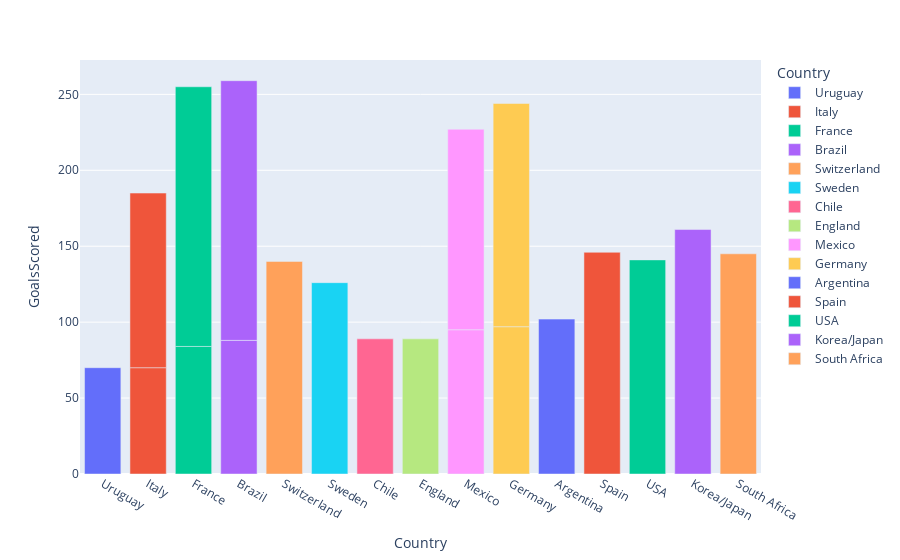

This figure's notebook cell:
### Code cell
fig = px.bar(wc1,y='GoalsScored',x='Country',orientation='v',color='Country')
fig.show()

### Figure 1 — Plotly figure (JSON) as saved in the notebook; plotly's stock layout.template omitted (floating-point values rounded to 4 significant figures)
{"data": [{"alignmentgroup": "True", "hovertemplate": "Country=%{x}<br>GoalsScored=%{y}<extra></extra>", "legendgroup": "Uruguay", "marker": {"color": "#636efa", "pattern": {"shape": ""}}, "name": "Uruguay", "offsetgroup": "Uruguay", "orientation": "v", "showlegend": true, "textposition": "auto", "type": "bar", "x": ["Uruguay"], "xaxis": "x", "y": [70], "yaxis": "y"}, {"alignmentgroup": "True", "hovertemplate": "Country=%{x}<br>GoalsScored=%{y}<extra></extra>", "legendgroup": "Italy", "marker": {"color": "#EF553B", "pattern": {"shape": ""}}, "name": "Italy", "offsetgroup": "Italy", "orientation": "v", "showlegend": true, "textposition": "auto", "type": "bar", "x": ["Italy", "Italy"], "xaxis": "x", "y": [70, 115], "yaxis": "y"}, {"alignmentgroup": "True", "hovertemplate": "Country=%{x}<br>GoalsScored=%{y}<extra></extra>", "legendgroup": "France", "marker": {"color": "#00cc96", "pattern": {"shape": ""}}, "name": "France", "offsetgroup": "France", "orientation": "v", "showlegend": true, "textposition": "auto", "type": "bar", "x": ["France", "France"], "xaxis": "x", "y": [84, 171], "yaxis": "y"}, {"alignmentgroup": "True", "hovertemplate": "Country=%{x}<br>GoalsScored=%{y}<extra></extra>", "legendgroup": "Brazil", "marker": {"color": "#ab63fa", "pattern": {"shape": ""}}, "name": "Brazil", "offsetgroup": "Brazil", "orientation": "v", "showlegend": true, "textposition": "auto", "type": "bar", "x": ["Brazil", "Brazil"], "xaxis": "x", "y": [88, 171], "yaxis": "y"}, {"alignmentgroup": "True", "hovertemplate": "Country=%{x}<br>GoalsScored=%{y}<extra></extra>", "legendgroup": "Switzerland", "marker": {"color": "#FFA15A", "pattern": {"shape": ""}}, "name": "Switzerland", "offsetgroup": "Switzerland", "orientation": "v", "showlegend": true, "textposition": "auto", "type": "bar", "x": ["Switzerland"], "xaxis": "x", "y": [140], "yaxis": "y"}, {"alignmentgroup": "True", "hovertemplate": "Country=%{x}<br>GoalsScored=%{y}<extra></extra>", "legendgroup": "Sweden", "marker": {"color": "#19d3f3", "pattern": {"shape": ""}}, "name": "Sweden", "offsetgroup": "Sweden", "orientation": "v", "showlegend": true, "textposition": "auto", "type": "bar", "x": ["Sweden"], "xaxis": "x", "y": [126], "yaxis": "y"}, {"alignmentgroup": "True", "hovertemplate": "Country=%{x}<br>GoalsScored=%{y}<extra></extra>", "legendgroup": "Chile", "marker": {"color": "#FF6692", "pattern": {"shape": ""}}, "name": "Chile", "offsetgroup": "Chile", "orientation": "v", "showlegend": true, "textposition": "auto", "type": "bar", "x": ["Chile"], "xaxis": "x", "y": [89], "yaxis": "y"}, {"alignmentgroup": "True", "hovertemplate": "Country=%{x}<br>GoalsScored=%{y}<extra></extra>", "legendgroup": "England", "marker": {"color": "#B6E880", "pattern": {"shape": ""}}, "name": "England", "offsetgroup": "England", "orientation": "v", "showlegend": true, "textposition": "auto", "type": "bar", "x": ["England"], "xaxis": "x", "y": [89], "yaxis": "y"}, {"alignmentgroup": "True", "hovertemplate": "Country=%{x}<br>GoalsScored=%{y}<extra></extra>", "legendgroup": "Mexico", "marker": {"color": "#FF97FF", "pattern": {"shape": ""}}, "name": "Mexico", "offsetgroup": "Mexico", "orientation": "v", "showlegend": true, "textposition": "auto", "type": "bar", "x": ["Mexico", "Mexico"], "xaxis": "x", "y": [95, 132], "yaxis": "y"}, {"alignmentgroup": "True", "hovertemplate": "Country=%{x}<br>GoalsScored=%{y}<extra></extra>", "legendgroup": "Germany", "marker": {"color": "#FECB52", "pattern": {"shape": ""}}, "name": "Germany", "offsetgroup": "Germany", "orientation": "v", "showlegend": true, "textposition": "auto", "type": "bar", "x": ["Germany", "Germany"], "xaxis": "x", "y": [97, 147], "yaxis": "y"}, {"alignmentgroup": "True", "hovertemplate": "Country=%{x}<br>GoalsScored=%{y}<extra></extra>", "legendgroup": "Argentina", "marker": {"color": "#636efa", "pattern": {"shape": ""}}, "name": "Argentina", "offsetgroup": "Argentina", "orientation": "v", "showlegend": true, "textposition": "auto", "type": "bar", "x": ["Argentina"], "xaxis": "x", "y": [102], "yaxis": "y"}, {"alignmentgroup": "True", "hovertemplate": "Country=%{x}<br>GoalsScored=%{y}<extra></extra>", "legendgroup": "Spain", "marker": {"color": "#EF553B", "pattern": {"shape": ""}}, "name": "Spain", "offsetgroup": "Spain", "orientation": "v", "showlegend": true, "textposition": "auto", "type": "bar", "x": ["Spain"], "xaxis": "x", "y": [146], "yaxis": "y"}, {"alignmentgroup": "True", "hovertemplate": "Country=%{x}<br>GoalsScored=%{y}<extra></extra>", "legendgroup": "USA", "marker": {"color": "#00cc96", "pattern": {"shape": ""}}, "name": "USA", "offsetgroup": "USA", "orientation": "v", "showlegend": true, "textposition": "auto", "type": "bar", "x": ["USA"], "xaxis": "x", "y": [141], "yaxis": "y"}, {"alignmentgroup": "True", "hovertemplate": "Country=%{x}<br>GoalsScored=%{y}<extra></extra>", "legendgroup": "Korea/Japan", "marker": {"color": "#ab63fa", "pattern": {"shape": ""}}, "name": "Korea/Japan", "offsetgroup": "Korea/Japan", "orientation": "v", "showlegend": true, "textposition": "auto", "type": "bar", "x": ["Korea/Japan"], "xaxis": "x", "y": [161], "yaxis": "y"}, {"alignmentgroup": "True", "hovertemplate": "Country=%{x}<br>GoalsScored=%{y}<extra></extra>", "legendgroup": "South Africa", "marker": {"color": "#FFA15A", "pattern": {"shape": ""}}, "name": "South Africa", "offsetgroup": "South Africa", "orientation": "v", "showlegend": true, "textposition": "auto", "type": "bar", "x": ["South Africa"], "xaxis": "x", "y": [145], "yaxis": "y"}], "layout": {"barmode": "relative", "legend": {"title": {"text": "Country"}, "tracegroupgap": 0}, "margin": {"t": 60}, "xaxis": {"anchor": "y", "categoryarray": ["Uruguay", "Italy", "France", "Brazil", "Switzerland", "Sweden", "Chile", "England", "Mexico", "Germany", "Argentina", "Spain", "USA", "Korea/Japan", "South Africa"], "categoryorder": "array", "domain": [0, 1], "title": {"text": "Country"}}, "yaxis": {"anchor": "x", "domain": [0, 1], "title": {"text": "GoalsScored"}}}}
